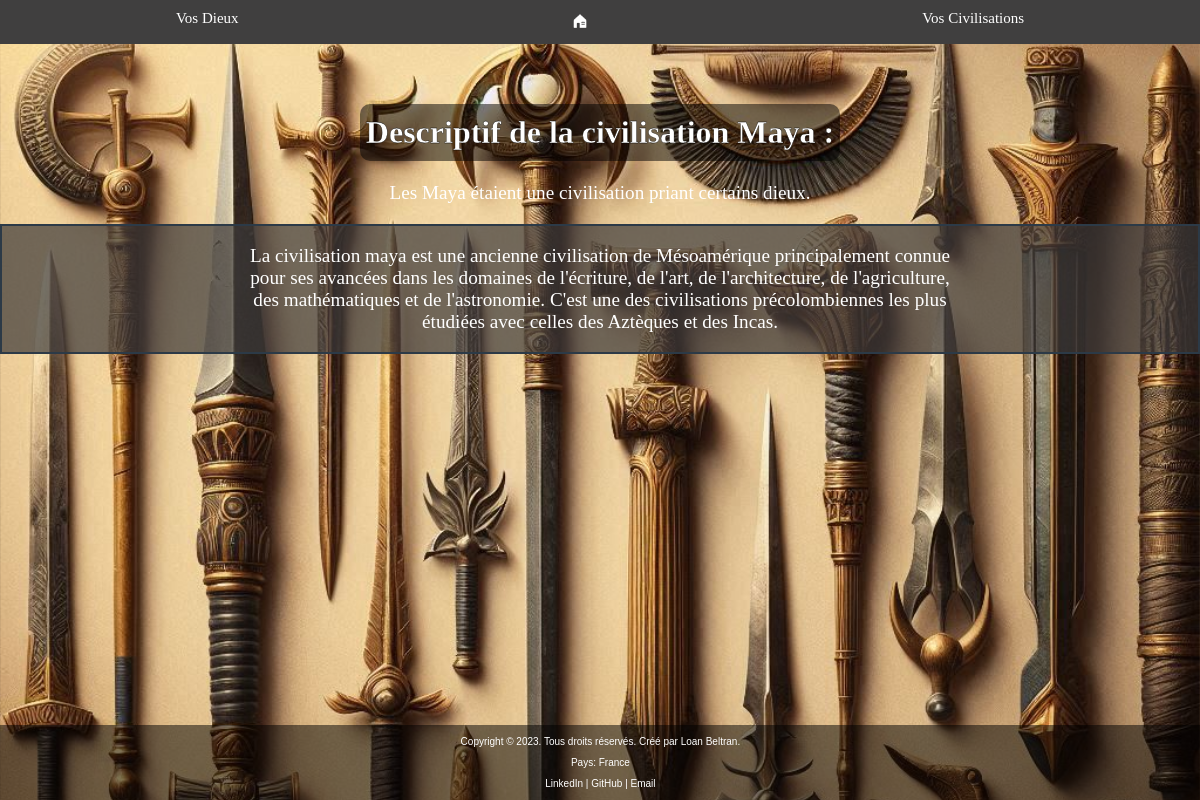
Screenshot of /antiquite/civilisationaffiche/12/ with the database file from the repository.
### dieux/models.py (models this page shows, shortened)
class civilisation(models.Model):
    nom = models.CharField(max_length=50)
    desc = models.TextField(null=True, blank=True)

### dieux/civilisation_views.py (the view)
# urls.py: path('civilisationaffiche/<int:id>/', civilisation_views.civilisation_affiche),
def civilisation_affiche(request, id):
    civilisation = models.civilisation.objects.get(pk=id)
    return render(request, "CivilisationRead/affiche.html", {"civilisation": civilisation})

### dieux/templates/CivilisationRead/affiche.html (shortened to what this page needs)
<!DOCTYPE html>
<html lang="fr">
<head>
    {% load static %}
    <link rel="stylesheet" type="text/css" href="{% static 'main.css' %}"/>
</head>
<body class="afficheCivilisation">
{% include 'main_nav.html' %}
    <h1 class="mainTitleIndex"> Descriptif de la civilisation {{ civilisation.nom }} : </h1>
    <p class="infoBasiqueC"> Les {{ civilisation.nom }} étaient une civilisation priant certains dieux.</p>
<article>
<p class="descCivilisation"> {{civilisation.desc}} </p>
    </article>
{% include 'main_footer.html' %}
</body>
</html>

### dieux/static/main.css (style rules this page uses)
* { text-decoration: none; }
body { padding: 0; margin: 0; box-sizing: border-box; }
.mainTitleIndex { -webkit-text-stroke: 0.3px black; text-stroke: 2px white; color: white; -webkit-text-fill-color: white; text-align: center; padding-top: 2%; background-color: rgb(0,0,0, 0.5); margin-right: 30%; margin-left: 30%; margin-top: 60px; padding-top: 10px; padding-bottom: 10px; border-radius: 10px; }
.infoBasique, .descGod, .descCivilisation, .infoBasiqueC { text-align: center; font-size: 120%; }
.descGod, .descCivilisation { margin-left: 20%; margin-right: 20%; }
.afficheCivilisation { background-image: url("img/armes.jpg"); background-repeat: no repeat; background-size: cover; }
.descCivilisation, .infoBasiqueC, .infoBasique { color: #ffffff; }
article { border-style: solid; border-width: 2px; background-color: rgb(61,57,57,0.7); text-align: center; margin-top: 10px; margin-bottom: 20px; border: #2c3a47 solid 2px; }

### rows the page displays
civilisation: nom "Maya", desc "La civilisation maya est une ancienne civilisation de Mésoamérique principalement connue pour ses avancées dans les domaines de l'écriture, de l'art, de l'architecture, de l'agriculture, des mathématiques et de l'astronomie. C'est une des civilisations précolombiennes les plus étudiées avec celles des Aztèques et des Incas."
